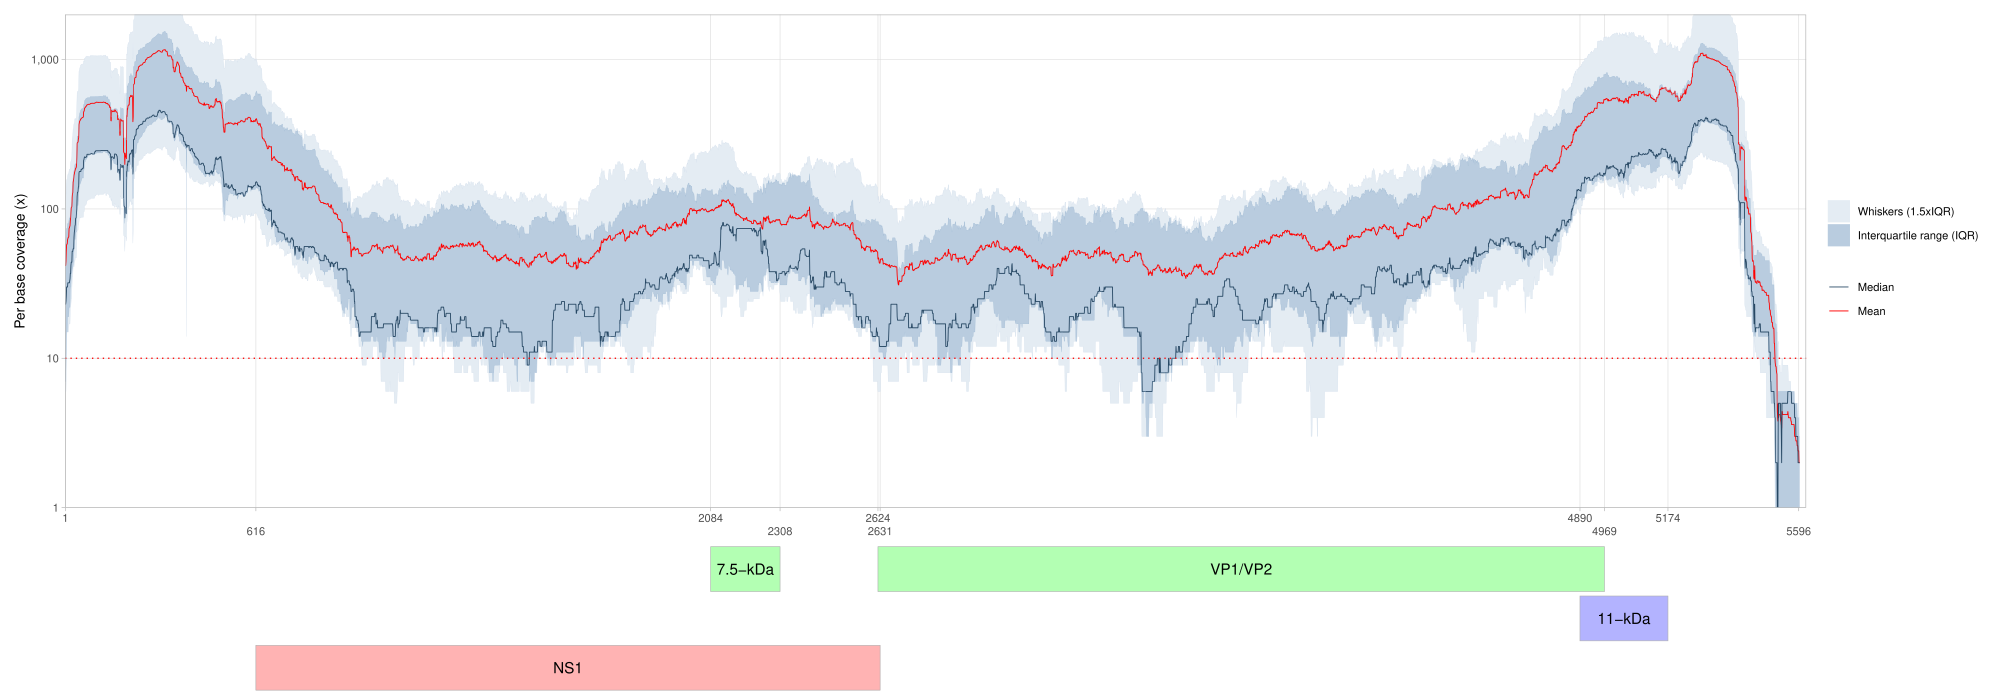

This figure's R source:
# ---
# author: Laise de Moraes
# email: laise.moraes@fiocruz.br
# github: https://github.com/lpmor22
# date: Oct 19, 2026
# ---

if (!require(pacman)) install.packages("pacman") else library(pacman)

pacman::p_load(
  this.path,
  cowplot,
  dplyr,
  ggplot2,
  patchwork,
  purrr,
  tibble
)

setwd(dirname(this.path()))

input <- list.files(pattern = "\\.depth\\.tsv$", full.names = TRUE,
                    recursive = TRUE)

depth <- purrr::map_dfr(input, function(f) {
  if (file.info(f)$size == 0) return(NULL)
  df <- read.delim(f, sep = "\t", header = FALSE)
  if (nrow(df) == 0) return(NULL)
  id_sample <- strsplit(basename(f), "\\.")[[1]][1]
  data.frame(sample = id_sample, position = df$V2, depth = df$V3)})

stats_pos <- depth %>% dplyr::group_by(position) %>% dplyr::summarise(
  n = dplyr::n(),
  q1 = quantile(depth, .25, na.rm = TRUE),
  mean = mean(depth, na.rm = TRUE),
  med = median(depth, na.rm = TRUE),
  q3 = quantile(depth, .75, na.rm = TRUE),
  iqr = q3 - q1,
  lower = max(min(depth, na.rm = TRUE), q1 - 1.5 * iqr),
  upper = min(max(depth, na.rm = TRUE), q3 + 1.5 * iqr),
  .groups = "drop") %>%
  dplyr::mutate(dplyr::across(c(q1, mean, med, q3, lower, upper), ~ pmax(.x, .1)))

p_hist <- ggplot(depth, aes(x = depth)) +
  geom_histogram(fill = "#9AB6D1", colour = "#FFFFFF", linewidth = .2) +
  scale_x_log10(labels = scales::comma, breaks = c(1, 10, 100, 1000, 10000)) +
  labs(x = "", y = "Count") +
  theme_light(base_size = 14) +
  theme(panel.grid.minor = element_blank())
p_dens <- ggplot(depth, aes(x = depth)) +
  geom_density(fill = "#9AB6D1", alpha = .6, colour = "#274864", linewidth = .2) +
  scale_x_log10(labels = scales::comma, breaks = c(1, 10, 100, 1000, 10000)) +
  labs(x = "Depth (x)", y = "Density") +
  theme_light(base_size = 14) +
  theme(panel.grid.minor = element_blank())
plot_dist <- p_hist / p_dens + plot_layout(nrow = 2)
save_plot("distEvaluation.pdf", plot_dist, 
          base_height = 10, base_width = 20, device = "pdf")

depcov <- ggplot(stats_pos, aes(x = position)) +
  geom_ribbon(aes(ymin = lower, ymax = upper, fill = "Whiskers (1.5xIQR)"), colour = NA) +
  geom_ribbon(aes(ymin = q1, ymax = q3, fill = "Interquartile range (IQR)"), colour = NA) +
  geom_line(aes(y = mean, colour = "Mean"), linewidth = .3, linetype = "solid") +
  geom_line(aes(y = med, colour = "Median"), linewidth = .3) +
  geom_line(aes(y = q1), colour = "#9AB6D1", linewidth = .1) +
  geom_line(aes(y = q3), colour = "#9AB6D1", linewidth = .1) +
  geom_line(aes(y = lower), colour = "#D0DCEA", linewidth = .1) +
  geom_line(aes(y = upper), colour = "#D0DCEA", linewidth = .1) +
  scale_fill_manual(name = NULL, values = c("Interquartile range (IQR)" = "#B9CCDF",
                                            "Whiskers (1.5xIQR)" = "#E4ECF3"),
                    limits = c("Whiskers (1.5xIQR)", "Interquartile range (IQR)")) +
  scale_colour_manual(name = NULL,
                      values = c("Median" = "#274864",
                                 "Mean"   = "#FF0000"),
                      breaks = c("Median", "Mean")) +
  guides(fill = guide_legend(order = 1, override.aes = list(alpha = 1)),
         colour = guide_legend(order = 2, override.aes = list(linetype = c("solid", "solid")))) +
  scale_y_log10(breaks = c(1, 10, 100, 1000, 10000), labels = scales::comma,
                limits = c(1, 2000), oob = scales::squish, minor_breaks = NULL,
                expand = expansion(mult = .002)) +
  scale_x_continuous(expand = expansion(0, 0),
                     breaks = c(1, 616, 2084, 2308, 2624, 2631,
                                4890, 4969, 5174, 5596),
                     guide = guide_axis(n.dodge = 2)) +
  coord_cartesian(xlim = c(0, 5620), expand = FALSE) +
  labs(x = NULL, y = "Per base coverage (x)") +
  theme_light(base_size = 10) +
  theme(panel.grid.minor.y = element_blank(),
        panel.grid.minor.x = element_blank(),
        legend.position = "right",
        legend.title    = element_blank()) +
  geom_hline(yintercept = 10, linetype = "dotted", colour = "#FF0000")

map2genome1 <- tribble(~"gene", ~"start", ~"end", # https://doi.org/10.3389/fcimb.2018.00166
                       "7.5-kDa", 2084, 2308,
                       "VP1/VP2", 2624, 4969)
map2plot1 <- map2genome1 %>% ggplot() +
  geom_rect(aes(xmin = start, xmax = end, ymin = 8, ymax = 10),
            linewidth = .2, fill = "#00FF00", colour = "#AEAEAE", alpha = .3) +
  geom_text(aes(x = (start + end) / 2, y = 9, label = gene), size = 4) +
  scale_x_continuous(expand = expansion(0, 0), limits = c(0, 5620)) +
  theme_void() + theme(legend.position = "none") +
  coord_cartesian(clip = "off")
map2genome2 <- tribble(~"gene", ~"start", ~"end", # https://doi.org/10.3389/fcimb.2018.00166
                       "11-kDa", 4890, 5174)
map2plot2 <- map2genome2 %>% ggplot() +
  geom_rect(aes(xmin = start, xmax = end, ymin = 8, ymax = 10),
            linewidth = .2, fill = "#0000FF", colour = "#AEAEAE", alpha = .3) +
  geom_text(aes(x = (start + end) / 2, y = 9, label = gene), size = 4) +
  scale_x_continuous(expand = expansion(0, 0), limits = c(0, 5620)) +
  theme_void() + theme(legend.position = "none") +
  coord_cartesian(clip = "off")
map2genome3 <- tribble(~"gene", ~"start", ~"end", # https://doi.org/10.3389/fcimb.2018.00166
                       "NS1", 616, 2631)
map2plot3 <- map2genome3 %>% ggplot() +
  geom_rect(aes(xmin = start, xmax = end, ymin = 8, ymax = 10),
            linewidth = .2, fill = "#FF0000", colour = "#AEAEAE", alpha = .3) +
  geom_text(aes(x = (start + end) / 2, y = 9, label = gene), size = 4) +
  scale_x_continuous(expand = expansion(0, 0), limits = c(0, 5620)) +
  theme_void() + theme(legend.position = "none") +
  coord_cartesian(clip = "off")

plot <- depcov / map2plot1 / map2plot2 / map2plot3 +
  plot_layout(nrow = 4, heights = c(3, .3, .3, .3))

save_plot("summaryStatsDepthPlot-B19V-Hyb.pdf", plot, base_height = 7, base_width = 20)
